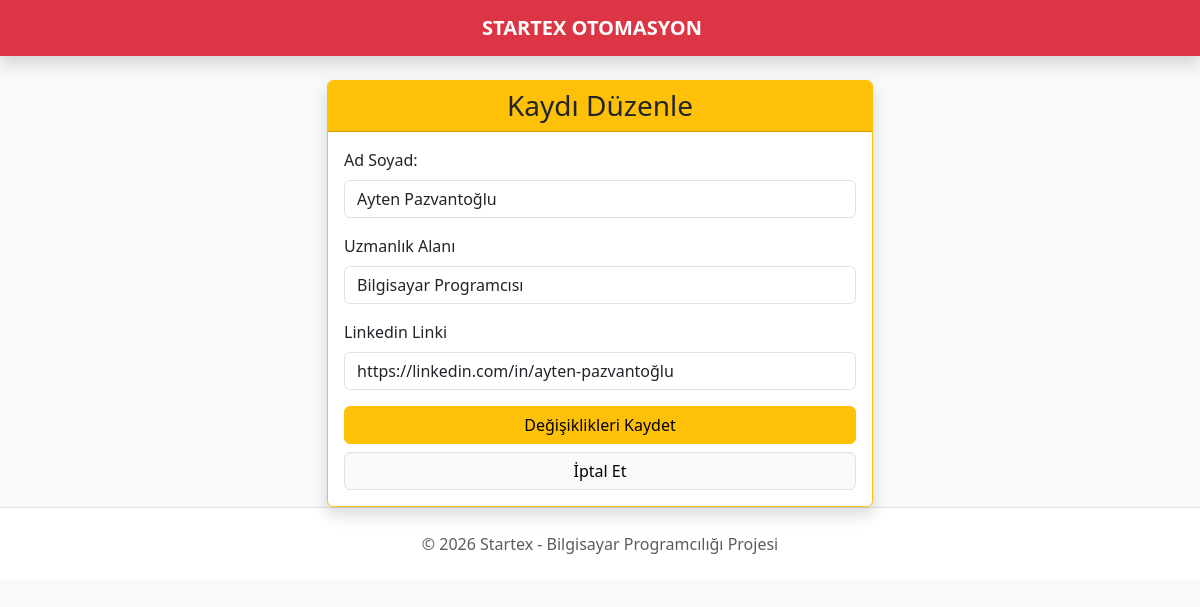
The app's page /duzenle.php?id=15 with its own data.
### tables this page shows
CREATE TABLE `katilimcilar` (
  `id` int(11) NOT NULL,
  `ad_soyad` varchar(100) NOT NULL,
  `uzmanlik` varchar(100) NOT NULL,
  `linkedin` varchar(255) NOT NULL
);

### duzenle.php (the view, shortened to what this page needs)
<?php
include("baglan.php");
include("ust.php");
if(isset($_GET["id"])) {
    $id = $_GET["id"];
    $sorgu = $conn->query("SELECT * FROM katilimcilar WHERE id = $id");
    $kayit = $sorgu->fetch_assoc();
}
?>
<div class="row justify-content-center">
    <div class="col-md-6">
        <div class="card shadow border-warning">
            <div class="card-header bg-warning text-dark">
                <h3 class="text-center mb-0">Kaydı Düzenle</h3>
            </div>
            <div class="card-body">
                <form action="guncelle.php" method="POST">
                    <div class="mb-3">
                        <label class="form-label">Ad Soyad:</label>
                        <input type="text" name="ad_soyad" class="form-control" value="<?php echo $kayit['ad_soyad']; ?>" required>
                    </div>
                    <div class="mb-3">
                        <label class="form-label">Uzmanlık Alanı</label>
                        <input type="text" name="uzmanlik" class="form-control" value="<?php echo $kayit['uzmanlik']; ?>" required>
                    </div>
                    <div class="mb-3">
                        <label class="form-label">Linkedin Linki</label>
                        <input type="url" name="linkedin" class="form-control" value="<?php echo $kayit['linkedin']; ?>" required>
                    </div>
                    <div class="d-grid gap-2">
                        <button type="submit" class="btn btn-warning">Değişiklikleri Kaydet</button>
                        <a href="liste.php" class="btn btn-light border">İptal Et</a>
                    </div>
                </form>
            </div>
        </div>
    </div>
</div>
<?php include("alt.php"); ?>

### records on screen
katilimcilar: ad_soyad "Ayten Pazvantoğlu", uzmanlik "Bilgisayar Programcısı", linkedin "https://linkedin.com/in/ayten-pazvantoğlu"
